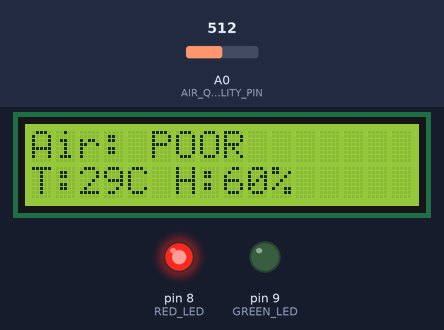
Bench run of a sketch on a simulated Arduino Uno, built with avr-gcc and run on an emulated ATmega328P. Shown: 16×2 character LCD, output pins drawn as LEDs (lit = HIGH). Inputs (shaded band) come from the test bench; at power-on: A0 (AIR_QUALITY_PIN) = 512. What the sketch prints to the serial monitor is not drawn.

Above: at 3.2 s.
3.3 s: A0 (AIR_QUALITY_PIN) set to 310
7.1 s: A0 (AIR_QUALITY_PIN) set to 292
At 9.3 s:
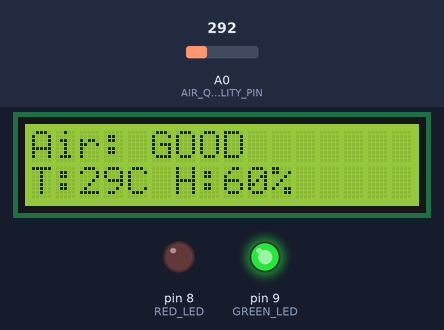
10.9 s: A0 (AIR_QUALITY_PIN) set to 306
At 12.4 s:
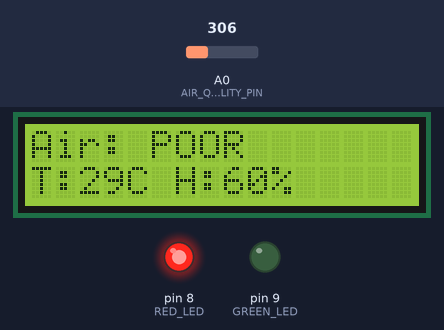
14.7 s: A0 (AIR_QUALITY_PIN) set to 290
At 17.5 s:
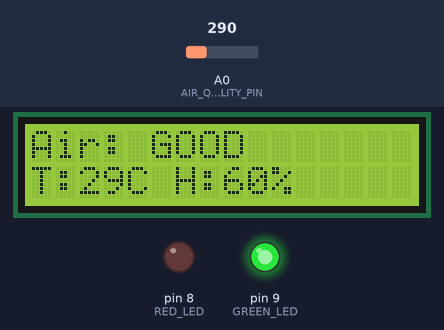
Timing chart, 0 to 19.0 s (numbered marks = the images above; inputs shaded):
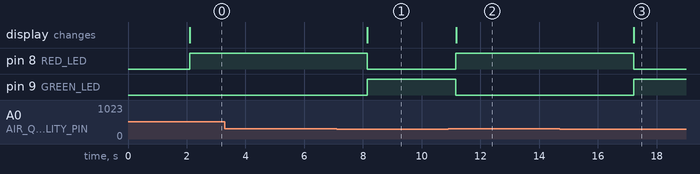

Measured:
- the behaviour switches between 301 and 300 on A0 (AIR_QUALITY_PIN) (found by bisection; images 0 and 1)
- after the input at 3.3 s, every drawn part: stays the same
- after the input at 7.1 s, pin 8 (RED_LED): HIGH → LOW after 1.0 s; pin 9 (GREEN_LED): LOW → HIGH after 1.0 s; the display: changes after 1.1 s (image 1)
- after the input at 10.9 s, pin 8 (RED_LED): LOW → HIGH after 0.27 s; pin 9 (GREEN_LED): HIGH → LOW after 0.27 s; the display: changes after 0.28 s (image 2)
- after the input at 14.7 s, pin 8 (RED_LED): HIGH → LOW after 2.5 s; pin 9 (GREEN_LED): LOW → HIGH after 2.5 s; the display: changes after 2.5 s (image 3)

The sketch:

air_qua.ino
```cpp
#include <Wire.h>
#include <LiquidCrystal_I2C.h>

// --- Pin Definitions ---
#define AIR_QUALITY_PIN A0   // MQ-135 connected to Analog A0
#define GREEN_LED 9          // Good Air Quality
#define RED_LED 8            // Poor Air Quality

// --- Objects ---
LiquidCrystal_I2C lcd(0x27, 16, 2);

// --- Thresholds ---
const int AIR_QUALITY_THRESHOLD = 300;

void setup() {
  Serial.begin(9600);

  pinMode(GREEN_LED, OUTPUT);
  pinMode(RED_LED, OUTPUT);

  lcd.init();
  lcd.backlight();
  lcd.clear();
  lcd.setCursor(0, 0);
  lcd.print("Air Quality Mon.");

  delay(2000);
}

void loop() {
  // --- Read MQ-135 Sensor ---
  int airQualityValue = analogRead(AIR_QUALITY_PIN);

  lcd.clear();

  // --- Air Quality Display ---
  lcd.setCursor(0, 0);
  if (airQualityValue > AIR_QUALITY_THRESHOLD) {
    lcd.print("Air: POOR");
    digitalWrite(RED_LED, HIGH);
    digitalWrite(GREEN_LED, LOW);
  } else {
    lcd.print("Air: GOOD");
    digitalWrite(RED_LED, LOW);
    digitalWrite(GREEN_LED, HIGH);
  }

  // --- Fixed Temperature & Humidity ---
  lcd.setCursor(0, 1);
  lcd.print("T:29C H:60%");

  // --- Debug Output ---
  Serial.print("Air Quality: ");
  Serial.print(airQualityValue);
  Serial.println(airQualityValue > AIR_QUALITY_THRESHOLD ? " | Air: POOR" : " | Air: GOOD");
  Serial.println("T:29C H:60%");

  delay(3000);
}
```
